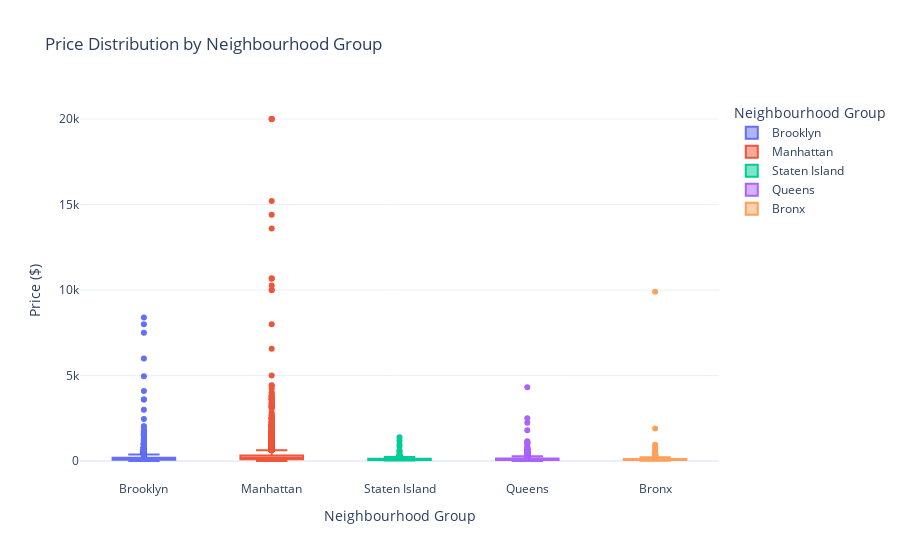

The code cell stored with this chart in its notebook:
### Markdown cell above
Houses with licences tend to avarege a higher price than houses without licences

### Code cell
fig = px.box(
    listing,
    x='neighbourhood_group',
    y='price',
    color='neighbourhood_group',
    title='Price Distribution by Neighbourhood Group',
    labels={'price': 'Price ($)', 'neighbourhood_group': 'Neighbourhood Group'}
)
fig.update_layout(
    xaxis_title='Neighbourhood Group',
    yaxis_title='Price ($)',
    template='plotly_white'
)
fig.show()

### Figure 1 — Plotly figure (JSON) as saved in the notebook; plotly's stock layout.template omitted (floating-point values rounded to 4 significant figures; data arrays with more than 128 entries replaced by an {"elided": "..."} marker saying what was removed)
{"data": [{"alignmentgroup": "True", "hovertemplate": "Neighbourhood Group=%{x}<br>Price ($)=%{y}<extra></extra>", "legendgroup": "Brooklyn", "marker": {"color": "#636efa"}, "name": "Brooklyn", "notched": false, "offsetgroup": "Brooklyn", "orientation": "v", "showlegend": true, "type": "box", "x": {"elided": "7455 str values"}, "x0": " ", "xaxis": "x", "y": {"elided": "7455 float values"}, "y0": " ", "yaxis": "y"}, {"alignmentgroup": "True", "hovertemplate": "Neighbourhood Group=%{x}<br>Price ($)=%{y}<extra></extra>", "legendgroup": "Manhattan", "marker": {"color": "#EF553B"}, "name": "Manhattan", "notched": false, "offsetgroup": "Manhattan", "orientation": "v", "showlegend": true, "type": "box", "x": {"elided": "10205 str values"}, "x0": " ", "xaxis": "x", "y": {"elided": "10205 float values"}, "y0": " ", "yaxis": "y"}, {"alignmentgroup": "True", "hovertemplate": "Neighbourhood Group=%{x}<br>Price ($)=%{y}<extra></extra>", "legendgroup": "Staten Island", "marker": {"color": "#00cc96"}, "name": "Staten Island", "notched": false, "offsetgroup": "Staten Island", "orientation": "v", "showlegend": true, "type": "box", "x": {"elided": "316 str values"}, "x0": " ", "xaxis": "x", "y": {"elided": "316 float values"}, "y0": " ", "yaxis": "y"}, {"alignmentgroup": "True", "hovertemplate": "Neighbourhood Group=%{x}<br>Price ($)=%{y}<extra></extra>", "legendgroup": "Queens", "marker": {"color": "#ab63fa"}, "name": "Queens", "notched": false, "offsetgroup": "Queens", "orientation": "v", "showlegend": true, "type": "box", "x": {"elided": "3420 str values"}, "x0": " ", "xaxis": "x", "y": {"elided": "3420 float values"}, "y0": " ", "yaxis": "y"}, {"alignmentgroup": "True", "hovertemplate": "Neighbourhood Group=%{x}<br>Price ($)=%{y}<extra></extra>", "legendgroup": "Bronx", "marker": {"color": "#FFA15A"}, "name": "Bronx", "notched": false, "offsetgroup": "Bronx", "orientation": "v", "showlegend": true, "type": "box", "x": {"elided": "912 str values"}, "x0": " ", "xaxis": "x", "y": {"elided": "912 float values"}, "y0": " ", "yaxis": "y"}], "layout": {"boxmode": "overlay", "legend": {"title": {"text": "Neighbourhood Group"}, "tracegroupgap": 0}, "title": {"text": "Price Distribution by Neighbourhood Group"}, "xaxis": {"anchor": "y", "categoryarray": ["Brooklyn", "Manhattan", "Staten Island", "Queens", "Bronx"], "categoryorder": "array", "domain": [0, 1], "title": {"text": "Neighbourhood Group"}}, "yaxis": {"anchor": "x", "domain": [0, 1], "title": {"text": "Price ($)"}}}}
